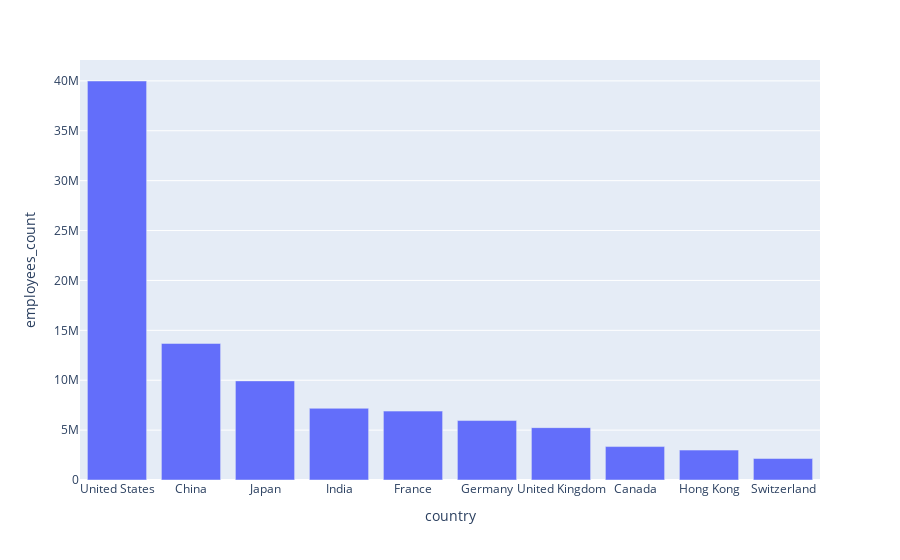

Notebook code cell kept with this figure:
### Code cell
px.bar(top_10_countries,top_10_countries['country'],top_10_countries['employees_count'])

### Figure 1 — Plotly figure (JSON) as saved in the notebook; plotly's stock layout.template omitted (floating-point values rounded to 4 significant figures)
{"data": [{"alignmentgroup": "True", "hovertemplate": "country=%{x}<br>employees_count=%{y}<extra></extra>", "legendgroup": "", "marker": {"color": "#636efa", "pattern": {"shape": ""}}, "name": "", "offsetgroup": "", "orientation": "v", "showlegend": false, "textposition": "auto", "type": "bar", "x": ["United States", "China", "Japan", "India", "France", "Germany", "United Kingdom", "Canada", "Hong Kong", "Switzerland"], "xaxis": "x", "y": [39988213, 13685017, 9934237, 7185653, 6903508, 5957715, 5248476, 3349891, 2997628, 2151672], "yaxis": "y"}], "layout": {"autosize": true, "barmode": "relative", "legend": {"tracegroupgap": 0}, "margin": {"t": 60}, "xaxis": {"anchor": "y", "autorange": true, "domain": [0, 1], "range": [-0.5, 9.5], "title": {"text": "country"}, "type": "category"}, "yaxis": {"anchor": "x", "autorange": true, "domain": [0, 1], "range": [0, 42090000.0], "title": {"text": "employees_count"}, "type": "linear"}}}
